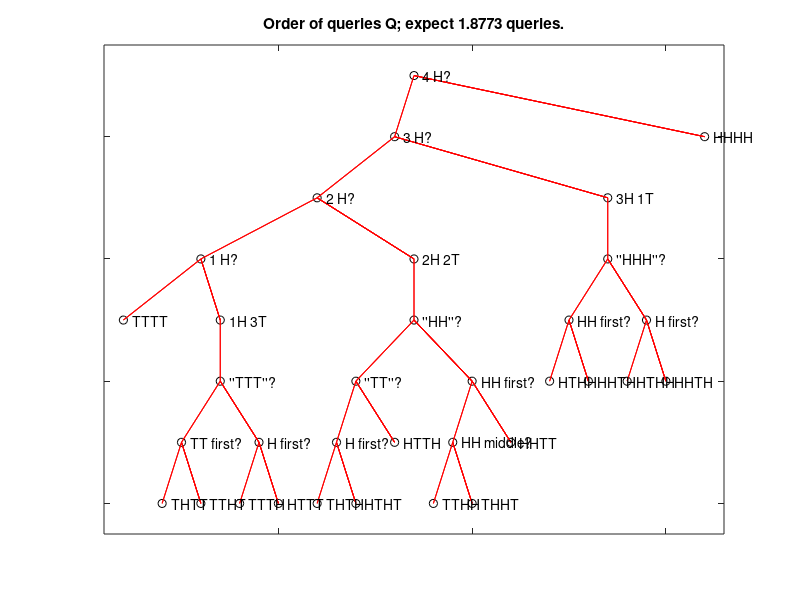

The MATLAB script that drew this image:
%% Problem 1
% For an unfair coin with p(H) = 0.8999, determine the correct order of
% queries that should be used to determine the outcome of four coin flips.
% Remember that there are 16 total combinations, so there are 16 total
% possible states.
% TURN IN: turn in the graph that represents the order of the queries and
% the expected number of questions required to determine the state.

clear;
close all;
clc;

%% Possible states
% X = [
%  HHHH (1 way to get 4 heads)
%  THHH (or HTHHH, HHTH, HHHT) (4 ways to get Hx3, Tx1)
%  HHTT (or HTHT, HTTH, THTH, TTHH, THHT) 
% (6 ways to get Hx2, Tx2)
%  HTTT (or THTT, TTHT, TTTH) (4 ways to get Hx1, Tx3)
%  TTTT (1 way to get 4 tails)
%  ]
%
% 1 + 4 + 6 + 4 + 1 = 16 possible states
%% Probability of getting heads
pH = 0.8999;

%% Likelihood of each outcome
pX = [
pH^4;
(pH^3)*(1-pH);
(pH^2)*(1-pH)^2;
pH*((1-pH)^3);
(1-pH)^4;
];

%% Entropy of each state
ent = -(pX(1)*log2(pX(1)) + 4*pX(2)*log2(pX(2)) + 6*pX(3)*log2(pX(3)) ...
    + 4*pX(4)*log2(pX(4)) + pX(5)*log2(pX(5)));

%% Expected number of questions
EQ = ent

%% Question order: descending likelihood
figure
nodes = zeros(1,34);
nodes(1:9) = [0 1 1 3 3 5 5 7 7];

nodes(10:16) = [4 10 10 11 11 12 12];
nodes(17:27) = [6 17 17 18 18 19 19 21 21 23 23];
nodes(28:34) = [8 28 28 29 29 30 30];

treeplot(nodes);
[x,y] = treelayout(nodes);
title(['Order of queries Q; expect ',num2str(EQ),' queries.'])

text(x(1),y(1),"   4 H?")
text(x(2),y(2),"   HHHH")
text(x(3),y(3),"   3 H?")
text(x(4),y(4),"   3H 1T")
text(x(5),y(5),"   2 H?")
text(x(6),y(6),"   2H 2T")
text(x(7),y(7),"   1 H?")
text(x(8),y(8),"   1H 3T")
text(x(9),y(9),"   TTTT")

text(x(10),y(10),"   ''HHH''?")
text(x(11),y(11),"   H first?")
text(x(12),y(12),"   HH first?")
text(x(13),y(13),"   HHTH")
text(x(14),y(14),"   HTHH")
text(x(15),y(15),"   HHTH")
text(x(16),y(16),"   HTHH")

text(x(17),y(17),"   ''HH''?")
text(x(18),y(18),"   HH first?")
text(x(19),y(19),"   ''TT''?")
text(x(20),y(20),"   HHTT")
text(x(21),y(21),"   HH middle?")
text(x(24),y(24),"   THHT")
text(x(25),y(25),"   TTHH")
text(x(22),y(22),"   HTTH")
text(x(23),y(23),"   H first?")
text(x(26),y(26),"   HTHT")
text(x(27),y(27),"   THTH")

text(x(28),y(28),"   ''TTT''?")
text(x(29),y(29),"   H first?")
text(x(30),y(30),"   TT first?")
text(x(31),y(31),"   HTTT")
text(x(32),y(32),"   TTTH")
text(x(33),y(33),"   TTHT")
text(x(34),y(34),"   THTT")